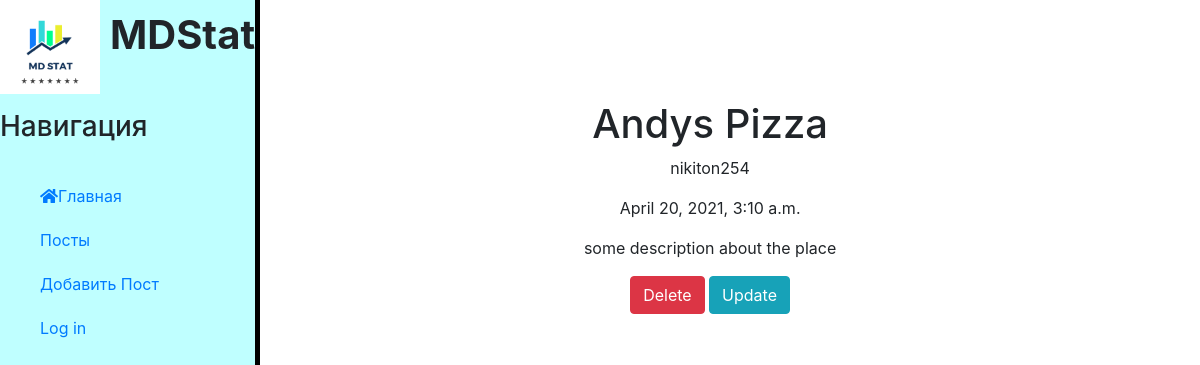
The page /posts/2 on the database its author committed.
### posts/models.py (models this page shows, shortened)
class Post(models.Model):
	title = models.CharField('Title',max_length=150, default='Title')
	anons = models.CharField('Anons',max_length=250)
	full_text = models.TextField('Text')
	author = models.ForeignKey(User, on_delete = models.CASCADE,  null = True)
	date = models.DateTimeField('Date',auto_now_add=True)
	class Meta:
		verbose_name = 'Post'
		verbose_name_plural = 'Posts'

### posts/views.py (the view)
# urls.py: path('<int:pk>',views.PostDetailView.as_view(), name='post_details'),
class PostDetailView(DetailView):
	model = Post
	template_name = 'posts/post_details.html'
	context_object_name = 'post'

### posts/templates/posts/post_details.html
{% extends 'polls/detail.html' %}
{% block content %}
<div class="features">
	<h1>{{post.title}}</h1>
	<p>{{post.author}}</p>
	<p>{{post.date}}</p>
	<p>{{post.full_text}}</p>
	<a href="{% url 'posts:post_delete' post.id %}" class="btn btn-danger">Delete</a>
	<a href="{% url 'posts:post_update' post.id %}" class="btn btn-info">Update</a>
</div>
{% endblock %}

### polls/static/polls/css/main.css (style rules this page uses)
body { background: white; }
main .features { float: left; margin-top: 100px; text-align: center; width: 75%; }

### rows shown on the page
Post: title "Andys Pizza", author "nikiton254", date "April 20, 2021, 3:10 a.m.", full_text "some description about the place"
